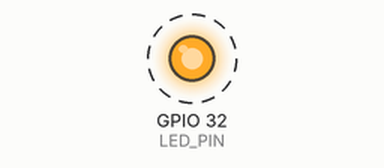
Recording of a sketch running on a simulated ESP32. On the bench: output pins drawn as LEDs (lit = HIGH). Dashed ring = blinking.

Above: at 0.5 s.
Timing chart, 0 to 4.6 s (numbered marks = the images above):
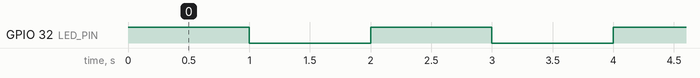

Measured:
- by itself, GPIO 32 (LED_PIN): alternates HIGH for 1.0 s and LOW for 1.0 s

The sketch:

test_esp32.ino
```cpp
#define LED_PIN 32

void setup() {
  // put your setup code here, to run once:
  pinMode(LED_PIN, OUTPUT);
}

void loop() {
  // put your main code here, to run repeatedly:
  digitalWrite(LED_PIN, HIGH);
  delay(1000);
  digitalWrite(LED_PIN, LOW);
  delay(1000);
}
```
